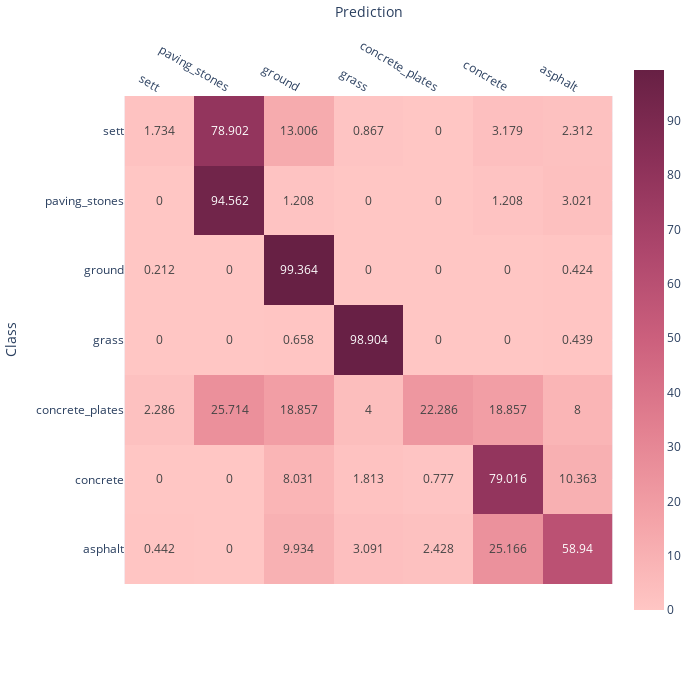

Notebook code cell kept with this figure:
### Code cell
fig = px.imshow(c_mat,
                labels=dict(x="Prediction", y="Class"),
                x=available_classes_r,
                y=available_classes_r,
                text_auto=True, 
            #    aspect="auto",
                color_continuous_scale=px.colors.sequential.Burg,
                width=700,
                height=700,
               )
fig.update_xaxes(side="top")

# fig['layout']['xaxis']['autorange'] = "reversed"

fig.show()

### Figure 1 — Plotly figure (JSON) as saved in the notebook; plotly's stock layout.template omitted (floating-point values rounded to 4 significant figures)
{"data": [{"coloraxis": "coloraxis", "hovertemplate": "Prediction: %{x}<br>Class: %{y}<br>color: %{z}<extra></extra>", "name": "0", "texttemplate": "%{z}", "type": "heatmap", "x": ["sett", "paving_stones", "ground", "grass", "concrete_plates", "concrete", "asphalt"], "xaxis": "x", "y": ["sett", "paving_stones", "ground", "grass", "concrete_plates", "concrete", "asphalt"], "yaxis": "y", "z": [[1.734, 78.9, 13.01, 0.867, 0, 3.179, 2.312], [0, 94.56, 1.208, 0, 0, 1.208, 3.021], [0.212, 0, 99.36, 0, 0, 0, 0.424], [0, 0, 0.658, 98.9, 0, 0, 0.439], [2.286, 25.71, 18.86, 4, 22.29, 18.86, 8], [0, 0, 8.031, 1.813, 0.777, 79.02, 10.36], [0.442, 0, 9.934, 3.091, 2.428, 25.17, 58.94]]}], "layout": {"coloraxis": {"colorscale": [[0, "rgb(255, 198, 196)"], [0.1667, "rgb(244, 163, 168)"], [0.3333, "rgb(227, 129, 145)"], [0.5, "rgb(204, 96, 125)"], [0.6667, "rgb(173, 70, 108)"], [0.8333, "rgb(139, 48, 88)"], [1, "rgb(103, 32, 68)"]]}, "height": 700, "margin": {"t": 60}, "width": 700, "xaxis": {"anchor": "y", "constrain": "domain", "domain": [0, 1], "scaleanchor": "y", "side": "top", "title": {"text": "Prediction"}}, "yaxis": {"anchor": "x", "autorange": "reversed", "constrain": "domain", "domain": [0, 1], "title": {"text": "Class"}}}}
